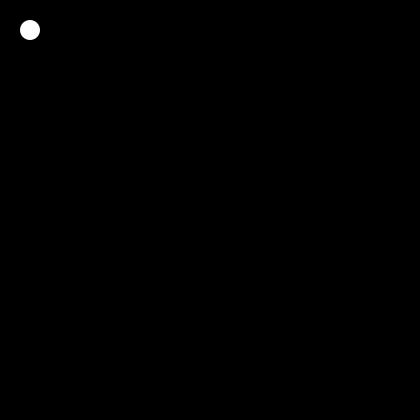
Frame 1 (no input)
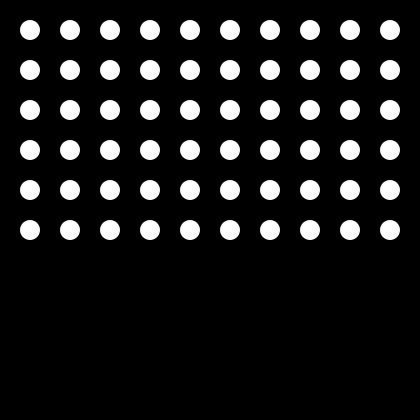
Frame 60 (the mouse pressed at the canvas centre just before this capture)
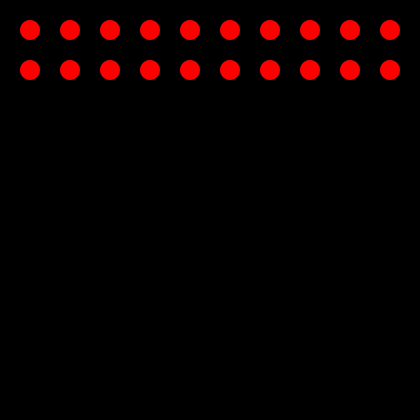
Frame 120 (the mouse held since frame 60 and released just before this capture)

The Processing sketch that drew these frames (run headless with seeded random() and noise(); from frame 60 on, the mouse is pressed at the canvas centre):

// Processing sketch: processing_60097
// ── processing_60097.pde

//scheint nur in PROCESSING richtig zu funktionieren...

void setup () {
size(420, 420);
smooth();
background (0);
noStroke();
ellipseMode(CORNER);
}

int a = 20;
int b = 20;
int c = 20;
int d = 1000;
color white = color(255);
color red = color(255, 0, 0);

void draw () {


  if (a < width-c) {
  ellipse(a, b, c, c);
  delay(d);
  a = a + c * 2;
  }
  if (a >= width-c) {
  a = 20;
  b = b + c * 2;
  }
  if (b >= height) {
    background(0);
    b = 20;
  }
  if (mousePressed) {
    fill(red);
    d = 40;
  }
  else {
    fill(white);
    d = 500;
  }
}
